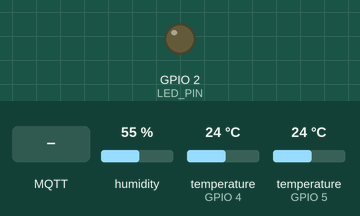
The sketch below on a simulated ESP32. Shown: output pins drawn as LEDs (lit = HIGH). The inputs (shaded band) are chosen by the test bench; at power-on: humidity 55 %, temperature (sensors on GPIO 4, GPIO 5) 24 °C. WiFi joins after 1.5 s; servers stay silent unless stated; no MQTT or app messages arrive unless stated; what the sketch prints to the serial monitor is not drawn.

Above: at 2.7 s.
2.8 s: MQTT message "on" arrives on the first subscribed topic
At 4.0 s:
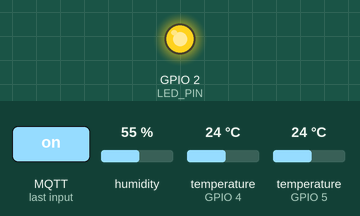
4.3 s: MQTT message "off" arrives on the first subscribed topic
At 7.1 s:
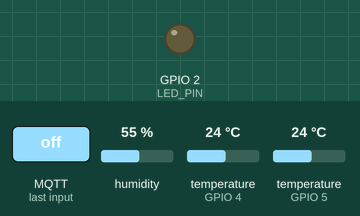
Timing chart, 0 to 8.6 s (numbered marks = the images above; inputs shaded):
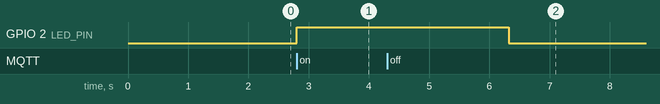

The sketch:

esp32-code.ino
```cpp
#include <WiFi.h>
#include <PubSubClient.h>
#include <OneWire.h>
#include <DallasTemperature.h>
#include "DHT.h"
#include <HTTPClient.h>


const char* ssid = "Wokwi-GUEST";
const char* password = "";

const char* mqtt_server = "broker.hivemq.com";
const int mqtt_port = 1883;
String espId = "ESP_01";

WiFiClient espClient;
PubSubClient client(espClient);


const char* serverUrl = "http://10.138.21.41:8001/sensor-data";

#define DHTPIN 4
#define DHTTYPE DHT22
#define ONE_WIRE_BUS 5
#define LED_PIN 2

DHT dht(DHTPIN, DHTTYPE);
OneWire oneWire(ONE_WIRE_BUS);
DallasTemperature ds18b20(&oneWire);


float dhtTemp[10];
float dhtHum[10];
float dsTemp[10];
int readingCount = 0;
bool readingActive = false;
bool dataSent = false;


void callback(char* topic, byte* payload, unsigned int length) {
  String msg = "";
  for (int i = 0; i < length; i++) msg += (char)payload[i];
  Serial.printf("Received on %s: %s\n", topic, msg.c_str());

  if (msg == "on" && !readingActive) {
    readingActive = true;
    readingCount = 0;
    dataSent = false;
    digitalWrite(LED_PIN, HIGH);
    Serial.println("Reading started...");
  } else if (msg == "off") {
    readingActive = false;
    digitalWrite(LED_PIN, LOW);
    Serial.println("Reading stopped manually.");
  }
}


void reconnect() {
  while (!client.connected()) {
    Serial.print("Connecting to MQTT...");
    if (client.connect(espId.c_str())) {
      Serial.println("Connected!");
      String topic = "myESPProject/" + espId + "/command";
      client.subscribe(topic.c_str());
      Serial.println("Subscribed to topic: " + topic);
    } else {
      Serial.print("failed, rc=");
      Serial.print(client.state());
      Serial.println(" retry in 5s");
      delay(5000);
    }
  }
}


void sendDataHTTP() {
  if (WiFi.status() != WL_CONNECTED) {
    Serial.println("WiFi not connected, cannot send data");
    return;
  }

  String json = "{";
  json += "\"espId\":\"" + espId + "\",";


  json += "\"DHT22_Temp\":[";
  for (int i = 0; i < 10; i++) {
    json += String(dhtTemp[i]);
    if (i < 9) json += ",";
  }
  json += "],";


  json += "\"DHT22_Humidity\":[";
  for (int i = 0; i < 10; i++) {
    json += String(dhtHum[i]);
    if (i < 9) json += ",";
  }
  json += "],";


  json += "\"DS18B20_Temp\":[";
  for (int i = 0; i < 10; i++) {
    json += String(dsTemp[i]);
    if (i < 9) json += ",";
  }
  json += "]";

  json += "}";

  HTTPClient http;
  http.begin(serverUrl);
  http.addHeader("Content-Type", "application/json");
  int httpResponseCode = http.POST(json);

  if (httpResponseCode > 0) {
    Serial.printf("Data sent successfully. Response code: %d\n", httpResponseCode);
  } else {
    Serial.printf("Failed to send data. Error: %s\n", http.errorToString(httpResponseCode).c_str());
  }

  http.end();
}


void setup() {
  Serial.begin(115200);
  pinMode(LED_PIN, OUTPUT);
  digitalWrite(LED_PIN, LOW);

  dht.begin();
  ds18b20.begin();

  WiFi.begin(ssid, password);
  Serial.print("Connecting to WiFi");
  while (WiFi.status() != WL_CONNECTED) {
    delay(500);
    Serial.print(".");
  }
  Serial.println("\nWiFi connected!");
  Serial.print("IP Address: ");
  Serial.println(WiFi.localIP());

  client.setServer(mqtt_server, mqtt_port);
  client.setCallback(callback);
}


void loop() {
  if (!client.connected()) reconnect();
  client.loop();

  if (readingActive && readingCount < 10) {
    float dhtTempVal = NAN;
    float dhtHumVal = NAN;


    for (int retry = 0; retry < 5 && (isnan(dhtTempVal) || isnan(dhtHumVal)); retry++) {
      dhtTempVal = dht.readTemperature();
      dhtHumVal = dht.readHumidity();
      if (!isnan(dhtTempVal) && !isnan(dhtHumVal)) break;
      delay(1000);
    }

    ds18b20.requestTemperatures();
    delay(750);
    float dsTempVal = ds18b20.getTempCByIndex(0);

    if (!isnan(dhtTempVal) && !isnan(dhtHumVal) && dsTempVal != DEVICE_DISCONNECTED_C) {
      dhtTemp[readingCount] = dhtTempVal;
      dhtHum[readingCount] = dhtHumVal;
      dsTemp[readingCount] = dsTempVal;

      Serial.printf("Reading %d - DHT22: %.2f°C / %.2f%% | DS18B20: %.2f°C\n",
                    readingCount + 1, dhtTempVal, dhtHumVal, dsTempVal);
      readingCount++;
    } else {
      Serial.println("Sensor read error, skipping...");
    }

    delay(2000);
  }


  if (readingCount >= 10 && !dataSent) {
    readingActive = false;
    digitalWrite(LED_PIN, LOW);
    Serial.println("Reading complete. Sending data via HTTP POST...");
    sendDataHTTP();
    dataSent = true;
  }
}
```

Measured:
- after the input at 2.8 s, GPIO 2 (LED_PIN): LOW → HIGH at once
- after the input at 4.3 s, GPIO 2 (LED_PIN): HIGH → LOW after 2.0 s
